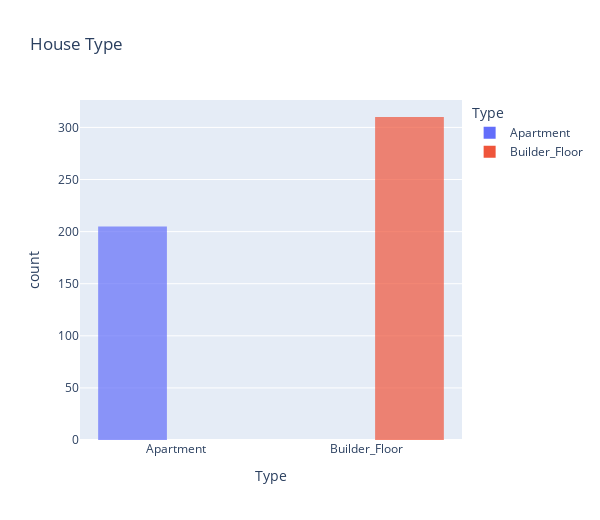

Notebook code cell kept with this figure:
### Code cell
# Different house types
fig = px.histogram(df3,x='Type',
                    title='House Type',
                    opacity=0.7,
                    color = 'Type')
                    #color_discrete_sequence=['indianred']
fig.update_layout(barmode='group', bargap=0.10,bargroupgap=0.2,height=520,width=600)
fig.show()

### Figure 1 — Plotly figure (JSON) as saved in the notebook; plotly's stock layout.template omitted (floating-point values rounded to 4 significant figures; data arrays with more than 128 entries replaced by an {"elided": "..."} marker saying what was removed)
{"data": [{"alignmentgroup": "True", "bingroup": "x", "hovertemplate": "Type=%{x}<br>count=%{y}<extra></extra>", "legendgroup": "Apartment", "marker": {"color": "#636efa", "opacity": 0.7}, "name": "Apartment", "offsetgroup": "Apartment", "orientation": "v", "showlegend": true, "type": "histogram", "x": {"elided": "205 str values"}, "xaxis": "x", "yaxis": "y"}, {"alignmentgroup": "True", "bingroup": "x", "hovertemplate": "Type=%{x}<br>count=%{y}<extra></extra>", "legendgroup": "Builder_Floor", "marker": {"color": "#EF553B", "opacity": 0.7}, "name": "Builder_Floor", "offsetgroup": "Builder_Floor", "orientation": "v", "showlegend": true, "type": "histogram", "x": {"elided": "310 str values"}, "xaxis": "x", "yaxis": "y"}], "layout": {"bargap": 0.1, "bargroupgap": 0.2, "barmode": "group", "height": 520, "legend": {"title": {"text": "Type"}, "tracegroupgap": 0}, "title": {"text": "House Type"}, "width": 600, "xaxis": {"anchor": "y", "categoryarray": ["Apartment", "Builder_Floor"], "categoryorder": "array", "domain": [0, 1], "title": {"text": "Type"}}, "yaxis": {"anchor": "x", "domain": [0, 1], "title": {"text": "count"}}}}
